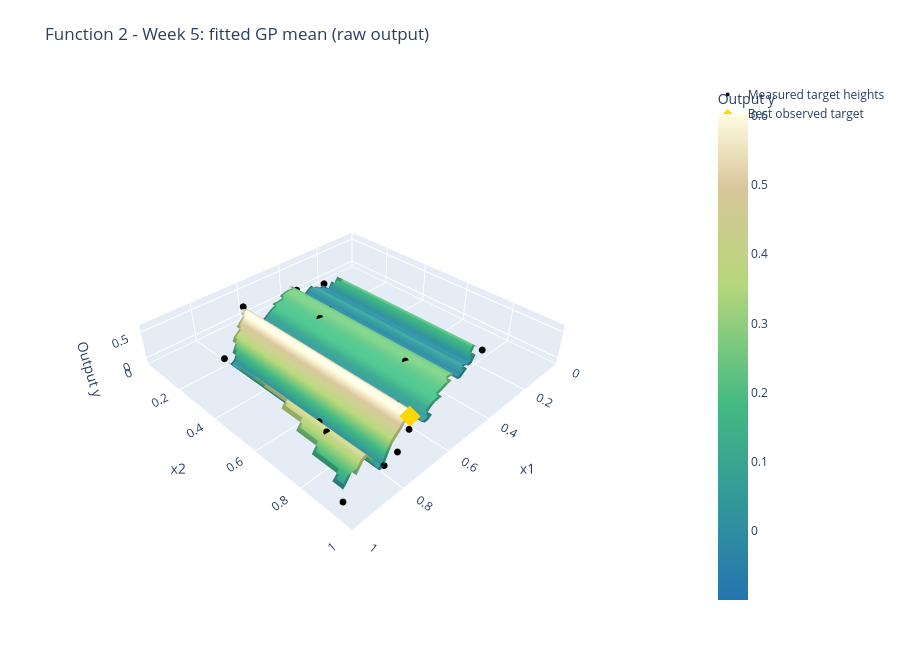

The code cell stored with this chart in its notebook:
### Markdown cell above
### Read the fitted two-input relationship

Compare kernel ridge and the fitted GP on one shared contour scale. Coloured dots are measured
outputs; backgrounds are predictions. The gold star marks the incumbent. Blank regions lie
outside the sampled convex hull, not outside the allowed search domain.

The two GP slices pass through the incumbent and share output limits. Only observations
actually on each slice are shown as measured curve points. The pointwise mean ± 1.96 SD band
is conditional on the fitted kernel and noise assumption and excludes fresh observation noise.

### Code cell
best_position = int(np.argmax(raw_y))
anchor = inputs[best_position].copy()
gp_grid = prediction_grid(selected_model, inputs, uncertainty=True)
kernel_ridge_grid = prediction_grid(fitted_models['Kernel ridge'], inputs)
display(plot_contour_comparison(inputs, [
    ('Kernel ridge', kernel_ridge_grid, raw_y), ('Fitted GP mean', gp_grid, raw_y),
], title='Function 2 - Week 5: fitted output comparisons', target_label='Output y',
   contour_format='%.2f', save_to=figures / 'fitted-output-contours.png'))
sections = [gp_slice(selected_model, inputs, raw_y, anchor, axis) for axis in (0, 1)]
lower = min(np.min(s['mean'] - 1.96*s['std']) for s in sections)
upper = max(np.max(s['mean'] + 1.96*s['std']) for s in sections)
pad = 0.05 * (upper - lower)
for axis in (0, 1):
    display(plot_gp_slice(selected_model, inputs, raw_y, anchor, axis,
        title=f'Function 2 - Week 5: fitted GP, vary x{axis+1}',
        height_limits=(lower-pad, upper+pad), target_label='Output y',
        save_to=figures / f'gp-slice-x{axis+1}.png'))
terrain = fitted_terrain(gp_grid, inputs, raw_y, raw_y,
    title='Function 2 - Week 5: fitted GP mean (raw output)', target_label='Output y',
    number_format='.3f', save_to=figures / 'fitted-gp-terrain.html')
terrain.show(config=PLOT_CONFIG)

### Figure 1 — Plotly figure (JSON) as saved in the notebook; plotly's stock layout.template omitted (floating-point values rounded to 4 significant figures; data arrays with more than 128 entries replaced by an {"elided": "..."} marker saying what was removed)
{"data": [{"colorbar": {"title": {"text": "Output y"}}, "colorscale": [[0, "#2475b0"], [0.4, "#42b983"], [0.65, "#b6d77a"], [0.85, "#d9c69c"], [1, "#fffde0"]], "connectgaps": false, "contours": {"z": {"show": true, "usecolormap": true}}, "hovertemplate": "x1=%{x:.3f}<br>x2=%{y:.3f}<br>Fitted Output y=%{z:.3f}<extra></extra>", "type": "surface", "x": [0.0, 0.01667, 0.03333, 0.05, 0.06667, 0.08333, 0.1, 0.1167, 0.1333, 0.15, 0.1667, 0.1833, 0.2, 0.2167, 0.2333, 0.25, 0.2667, 0.2833, 0.3, 0.3167, 0.3333, 0.35, 0.3667, 0.3833, 0.4, 0.4167, 0.4333, 0.45, 0.4667, 0.4833, 0.5, 0.5167, 0.5333, 0.55, 0.5667, 0.5833, 0.6, 0.6167, 0.6333, 0.65, 0.6667, 0.6833, 0.7, 0.7167, 0.7333, 0.75, 0.7667, 0.7833, 0.8, 0.8167, 0.8333, 0.85, 0.8667, 0.8833, 0.9, 0.9167, 0.9333, 0.95, 0.9667, 0.9833, 1.0], "y": [0.0, 0.01667, 0.03333, 0.05, 0.06667, 0.08333, 0.1, 0.1167, 0.1333, 0.15, 0.1667, 0.1833, 0.2, 0.2167, 0.2333, 0.25, 0.2667, 0.2833, 0.3, 0.3167, 0.3333, 0.35, 0.3667, 0.3833, 0.4, 0.4167, 0.4333, 0.45, 0.4667, 0.4833, 0.5, 0.5167, 0.5333, 0.55, 0.5667, 0.5833, 0.6, 0.6167, 0.6333, 0.65, 0.6667, 0.6833, 0.7, 0.7167, 0.7333, 0.75, 0.7667, 0.7833, 0.8, 0.8167, 0.8333, 0.85, 0.8667, 0.8833, 0.9, 0.9167, 0.9333, 0.95, 0.9667, 0.9833, 1.0], "z": {"elided": "61x61 float values"}}, {"customdata": [0.539, 0.4206, -0.06562, 0.294, 0.215, 0.02311, 0.2446, 0.03875, -0.01386, 0.6112, 0.2834, 0.0311, 0.1561, 0.1312, -0.0257, 0.5927, 0.03788, 0.5067, -0.06562], "hovertemplate": "x1=%{x:.4f}<br>x2=%{y:.4f}<br>Original y=%{customdata:.3e}<br>Target=%{z:.3f}<extra></extra>", "marker": {"color": "black", "size": 4}, "mode": "markers", "name": "Measured target heights", "type": "scatter3d", "x": [0.6658, 0.8778, 0.1427, 0.8453, 0.4546, 0.5777, 0.4382, 0.3417, 0.3386, 0.7026, 0.775, 0.2282, 0.8356, 0.1795, 0.9632, 0.6908, 0.7999, 0.725, 0.1642], "y": [0.124, 0.7786, 0.349, 0.7111, 0.2905, 0.772, 0.685, 0.0287, 0.2139, 0.9266, 0.95, 0.06664, 0.2329, 0.8087, 0.9294, 0.9266, 0.9253, 0.945, 0.1782], "z": [0.539, 0.4206, -0.06562, 0.294, 0.215, 0.02311, 0.2446, 0.03875, -0.01386, 0.6112, 0.2834, 0.0311, 0.1561, 0.1312, -0.0257, 0.5927, 0.03788, 0.5067, -0.06562]}, {"marker": {"color": "gold", "size": 7, "symbol": "diamond"}, "mode": "markers", "name": "Best observed target", "type": "scatter3d", "x": [0.7026], "y": [0.9266], "z": [0.6112]}], "layout": {"height": 650, "margin": {"b": 40, "l": 10, "r": 60, "t": 80}, "scene": {"aspectmode": "manual", "aspectratio": {"x": 1, "y": 1, "z": 0.16}, "dragmode": "orbit", "xaxis": {"range": [0, 1], "title": {"text": "x1"}}, "yaxis": {"range": [0, 1], "title": {"text": "x2"}}, "zaxis": {"nticks": 3, "title": {"text": "Output y"}}}, "title": {"text": "Function 2 - Week 5: fitted GP mean (raw output)"}}}
